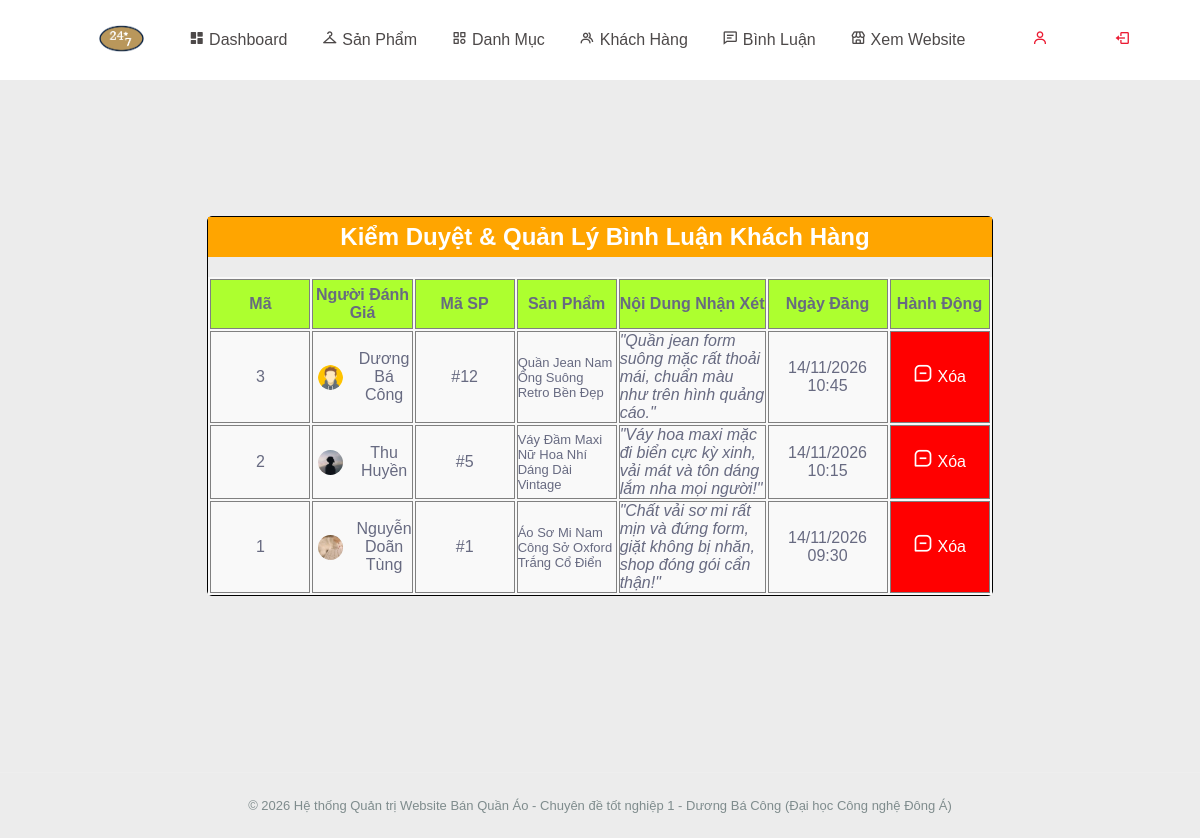
The page /controller/indexAdmin.php?act=binhluan (signed in) on the database its author committed.
### tables this page shows
CREATE TABLE `binhluan` (
  `id` int(11) NOT NULL AUTO_INCREMENT,
  `hinh` varchar(225) NOT NULL,
  `iduser` int(11) NOT NULL,
  `idsp` int(11) NOT NULL,
  `noidung` varchar(225) NOT NULL,
  `postdate` varchar(225) NOT NULL,
  `name` varchar(225) NOT NULL,
  PRIMARY KEY (`id`)
);

CREATE TABLE `sanpham` (
  `id` int(11) NOT NULL AUTO_INCREMENT,
  `hinh` varchar(255) NOT NULL,
  `tensp` varchar(255) NOT NULL,
  `gia` int(11) NOT NULL,
  `iddanhmuc` int(11) NOT NULL,
  PRIMARY KEY (`id`)
);

### model/config.php (called while the page is built, shortened)
<?php
  function pdo_con(){
    $http_host = $_SERVER['HTTP_HOST'] ?? '';
    $is_infinityfree = (strpos($http_host, 'infinityfree') !== false || strpos($http_host, 'epizy.com') !== false);
    if ($is_infinityfree) {
      $servername = "sql302.infinityfree.com";
      $username = "if0_43184606";
      $password = "8gZKYLk9Rk6UBlL";
      $dbname = "if0_43184606_duan1";
      $port = 3306;
      $db_candidates = [$dbname];
    } else {
      $servername = "127.0.0.1";
      $username = "root";
      $password = "";
      $port = 3306;
      $db_candidates = ['duanmau', 'duan1'];
    }
    foreach ($db_candidates as $try_db) {
      try {
        $conn = new PDO("mysql:host=$servername;port=$port;dbname=$try_db;charset=utf8", $username, $password, [
          PDO::ATTR_ERRMODE => PDO::ERRMODE_EXCEPTION,
          PDO::ATTR_TIMEOUT => 2
        ]);
        $cached_conn = $conn;
        return $cached_conn;
      } catch (PDOException $e) {
      }
    }
    return null;
  }
  function pdo_query($sql){
    $sql_args = array_slice(func_get_args(), 1);
    $conn = pdo_con();
    try {
      $stmt = $conn->prepare($sql);
      $stmt->execute($sql_args);
      $rows = $stmt->fetchAll();
      return $rows ? $rows : [];
    } catch (PDOException $e) {
      throw $e;
    }
  }
?>

### model/binhluan.php (called while the page is built, shortened)
<?php
function binhluan_showall(){
    $sql = "SELECT binhluan.*, sanpham.tensp FROM binhluan LEFT JOIN sanpham ON binhluan.idsp = sanpham.id ORDER BY binhluan.id DESC";
    return pdo_query($sql);
}
?>

### viewAdmin/binhluan.php (the view, shortened to what this page needs)
<div class="main">
    <main>
        <h2 style="text-align: center; margin-bottom: 20px;">Kiểm Duyệt & Quản Lý Bình Luận Khách Hàng</h2>
        <table>
            <tr>
                <th style="width: 50px;">Mã</th>
                <th>Người Đánh Giá</th>
                <th style="width: 80px;">Mã SP</th>
                <th>Sản Phẩm</th>
                <th colspan="3">Nội Dung Nhận Xét</th>
                <th style="width: 120px;">Ngày Đăng</th>
                <th style="width: 100px;">Hành Động</th>
            </tr>
            <?php
            $query = binhluan_showall();
            if (!empty($query)) {
                foreach ($query as $row) {
                    $id = $row['id'];
                    $name = $row['name'];
                    $hinh = !empty($row['hinh']) ? $row['hinh'] : 'iconUser.png';
                    $idsp = $row['idsp'];
                    $tensp = !empty($row['tensp']) ? $row['tensp'] : ('Sản phẩm #' . $idsp);
                    $noidung = $row['noidung'];
                    $postdate = $row['postdate'];
                    $dellink = "../controller/indexAdmin.php?act=binhluan&id=" . $id;
                    echo '
                    <tr>
                        <td>' . $id . '</td>
                        <td>
                            <div style="display: flex; align-items: center; gap: 8px; justify-content: center;">
                                <img src="../view/images/' . htmlspecialchars($hinh) . '" alt="" style="width: 35px; height: 35px; border-radius: 50%; object-fit: cover;">
                                <span>' . htmlspecialchars($name) . '</span>
                            </div>
                        </td>
                        <td>#' . $idsp . '</td>
                        <td style="text-align: left; font-size: 13px; max-width: 200px;">' . htmlspecialchars($tensp) . '</td>
                        <td colspan="3" style="text-align: left; font-style: italic;">"' . htmlspecialchars($noidung) . '"</td>
                        <td>' . htmlspecialchars($postdate) . '</td>
                        <td class="ad">
                            <a onclick="return confirm(\'Bạn có chắc chắn muốn xóa bình luận này?\')" href="' . $dellink . '" title="Xóa bình luận"><i class="bx bx-message-square-minus"></i> Xóa</a>
                        </td>
                    </tr>
                    ';
                }
            } else {
                echo '<tr><td colspan="9" style="text-align: center; padding: 20px;">Chưa có bình luận nào trên hệ thống.</td></tr>';
            }
            ?>
        </table>
    </main>
</div>

### view/css/admin.css (style rules this page uses)
* { box-sizing: border-box; margin: 0; padding: 0; @import url('https://fonts.googleapis.com/css2?family=Quicksand:wght@300;400&display=swap'); text-decoration: none; font-family: 'Quicksand', sans-serif !important; }
.main { display: flex; margin-top: 10%; margin-bottom: 10%; }
main { margin-top: 100px; margin-left: 50px; border: 1px solid black; border-radius: 5px; margin: auto; }
main h2 { padding-left: 10px; background: orange; color: white; height: 40px; line-height: 40px; }
main table { margin: auto; background: #f9f9f9; }
main th { border: 1px solid gray; height: 50px; text-align: center; background: greenyellow; }
main td { border: 1px solid gray; text-align: center; width: 100px; height: 50px; }
main img { height: 100px; object-fit: cover; }
main .ad { background: red; line-height: 30px; height: 30px; width: 80px; }
main .ad i { font-size: 20px; }
main a { text-decoration: none; color: white; }
main tr td img { width: 130px; height: 130px; object-fit: cover; padding: 5px; }

### view/css/index.css (style rules this page uses)
* { box-sizing: border-box; margin: 0; padding: 0; @import url('https://fonts.googleapis.com/css2?family=Quicksand:wght@300;400&display=swap'); text-decoration: none }
body { font-family: 'Quicksand', sans-serif; font-size: 16px; color: #676a81; background: #ececec; max-width: 1920px; margin: 0 auto; overflow-x: hidden; }
a { text-decoration: none; color: black; }

### rows shown on the page
binhluan: id "3", hinh (picture), name "Dương Bá Công", idsp "12", sanpham.tensp "Quần Jean Nam Ống Suông Retro Bền Đẹp", noidung "Quần jean form suông mặc rất thoải mái, chuẩn màu như trên hình quảng cáo.", postdate "14/11/2026 10:45"
binhluan: id "2", hinh (picture), name "Thu Huyền", idsp "5", sanpham.tensp "Váy Đầm Maxi Nữ Hoa Nhí Dáng Dài Vintage", noidung "Váy hoa maxi mặc đi biển cực kỳ xinh, vải mát và tôn dáng lắm nha mọi người!", postdate "14/11/2026 10:15"
binhluan: id "1", hinh (picture), name "Nguyễn Doãn Tùng", idsp "1", sanpham.tensp "Áo Sơ Mi Nam Công Sở Oxford Trắng Cổ Điển", noidung "Chất vải sơ mi rất mịn và đứng form, giặt không bị nhăn, shop đóng gói cẩn thận!", postdate "14/11/2026 09:30"
